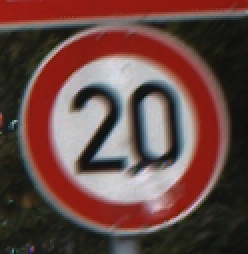
#> input picture task3/00028.png, 124 x 127 px (shown 2 times larger)
$ python -i fit_and_classify.py   (imports and definitions only)   (older library calls are emulated)
#> lines starting #> are read from the running program, lines starting #| are printed output that depends on the picture
import numpy as np
from sklearn.svm import SVC
from scipy.signal import convolve2d
from scipy.misc import imresize
from numpy import linalg as LA
from math import sqrt


import numpy as np
from sklearn.svm import SVC
from scipy.signal import convolve2d
from scipy.misc import imresize
from numpy import linalg as LA
from math import sqrt


def extract_hog(img):
    def max3(a,b,c):
        if a>=b and a>=c:
            return 0
        elif b>=c :
            return 1
        else :
            return 2


    def get_hog_vector(orientation_block, magnitude_block):
        count_part_pi = 9
        hog_vector = np.zeros(count_part_pi)
        for i in range(orientation_block.shape[0]):
            for j in range(orientation_block.shape[1]):
                max_slice_num = max3(magnitude_block[i, j, 0], magnitude_block[i ,j, 1], magnitude_block[i, j, 2])
                freq_num = round(9*orientation_block[i,j][max_slice_num] / 180)
                hog_vector[int(freq_num)%9] += magnitude_block[i,j][max_slice_num]
        return hog_vector


    img = imresize(img, (48,48))

    #kernels
    #Dx = np.array([[-1, 0, 1]])
    #Dy = np.array([[-1], [0], [1]])
    Dx = np.array([[-1, 0, 1], [-2, 0, 2], [-1, 0, 1]])
    Dy = np.array([[-1,-2,-1], [0,0,0], [1,2,1]])

    #compute gradient along X-axes
    gx = np.zeros((img.shape[0], img.shape[1], 3))
    gx[...,0] = convolve2d(img[...,0] ,Dx, 'same')
    gx[...,1] = convolve2d(img[...,1] ,Dx, 'same')
    gx[...,2] = convolve2d(img[...,2] ,Dx, 'same')

    #compute gradient along Y-axes
    gy = np.zeros((img.shape[0], img.shape[1], 3))
    gy[...,0] = convolve2d(img[...,0], Dy, 'same')
    gy[...,1] = convolve2d(img[...,1], Dy, 'same')
    gy[...,2] = convolve2d(img[...,2], Dy, 'same')

    magnitude = np.sqrt(gx**2 + gy**2)
    orientation = (abs(np.arctan2(gy, gx)) * 180 / np.pi)

    block = np.zeros((6,6,9))
    full_hog_vector = np.empty(0)
    epsilon = 0.00001

    for i in range(6):
        for j in range(6):
            orientation_block = orientation[i*8: (i+1)*8, j*8: (j+1)*8,:]
            magnitude_block   =   magnitude[i*8: (i+1)*8, j*8: (j+1)*8,:]
            block[i,j] = get_hog_vector(orientation_block, magnitude_block)

    for i in range(5):
        for j in range(5):
            con_v = np.concatenate((block[i, j], block[i + 1, j], block[i, j + 1], block[i + 1, j + 1]))
            con_v = con_v / sqrt(LA.norm(con_v)**2 + epsilon)
            full_hog_vector = np.concatenate((full_hog_vector, con_v))
    return full_hog_vector


def fit_and_classify(train_features, train_labels, test_features):
    model = SVC(kernel='rbf', C=1580,gamma=0.451)
    model.fit(train_features, train_labels)
    y = model.predict(test_features)
    return y

>>> import cv2
>>> picture = cv2.imread('00028.png', cv2.IMREAD_GRAYSCALE)
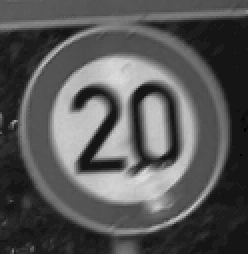
#> picture: shape (127, 124) (shown 2 times larger); min 0, max 221, mean 87
>>> result = extract_hog(picture)
#> in extract_hog, `img = imresize(img, (48,48))`:
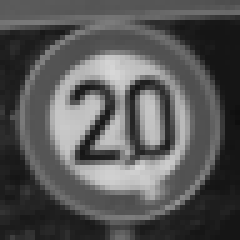
#> img: shape (48, 48) (shown 5 times larger); min 14, max 215, mean 87
#> (the run stopped early here; a loop or call above may not have finished)
